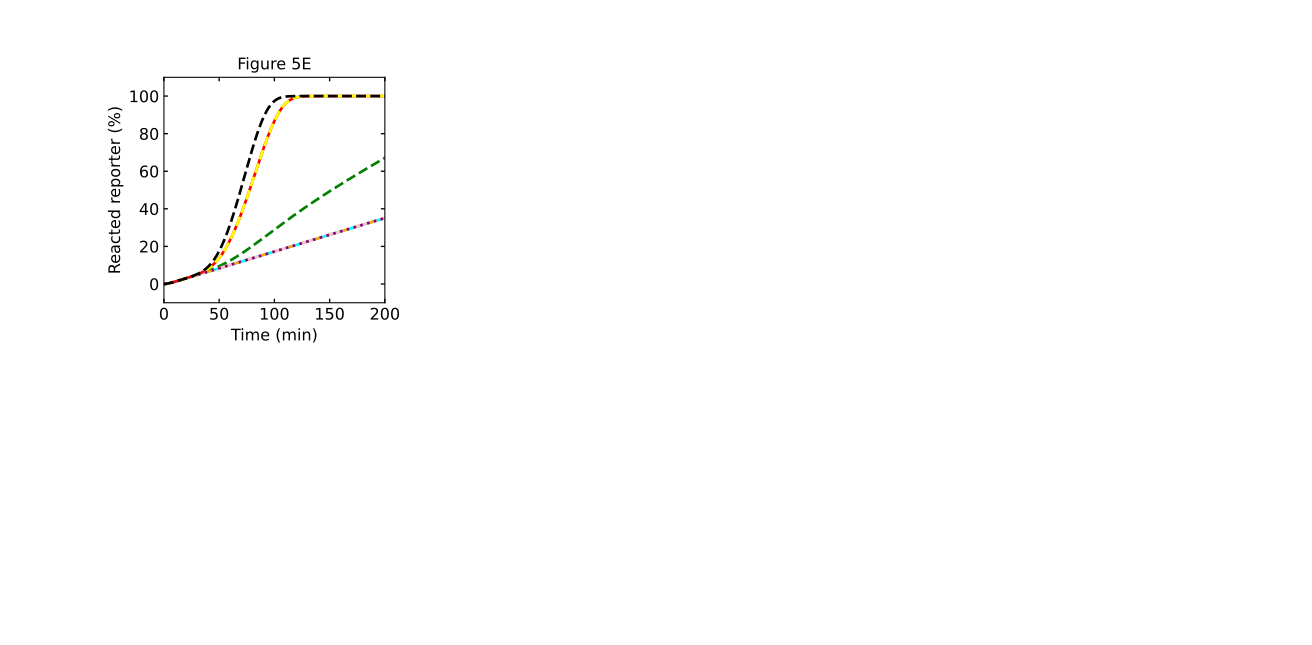

The script that drew this image:
# -*- coding: utf-8 -*-
"""
Created on Wed Jul  6 15:25:06 2022

@author: tnm12
"""
import numpy as np
import matplotlib.pyplot as plt
from matplotlib.ticker import MaxNLocator

import sys
import Simulatorv2021 as RSDs #import version 2.0.2.1 of simulator
    
fs = 12

csl =['aqua','green','orange','pink','red','yellow','purple','black']

plotType = ['-','--','--','-.','-','--',':','--']

'''
##############################################################################
Simulations
##############################################################################
'''

t_sim = np.linspace(0,6,1001)*3600 # seconds

k_txn = 0.01 #transcription rate

REP_con = 500 #reporter concentration

IN3 = [0,25, 0, 0,25,25, 0,25]
IN4 = [0, 0,25, 0,25, 0,25,25] #input template
IN5 = [0, 0, 0,25, 0,25,25,25]

model = RSDs.RSD_sim(5) # define the model instance and # of domains

# specify species involved in the reaction
model.molecular_species('gate{4,1}',DNA_con=25)
model.molecular_species('gate{5,1}',DNA_con=25)
model.molecular_species('ag{3&1,2}',DNA_con=25)
model.molecular_species('reporter{2}',DNA_con=REP_con)

model.global_rate_constants(ktxn=k_txn) #globally changes transcription rates


for n in range(len(IN3)):
   model.molecular_species('input{3}',DNA_con=IN3[n])
   model.molecular_species('input{4}',DNA_con=IN4[n])
   model.molecular_species('input{5}',DNA_con=IN5[n])
    
    # simulate the model (input is simulation time)
   model.simulate(t_sim)
    
    # pull out the species from the model solution to plot
   S2 = model.output_concentration('S{2}')
    
   fs = 12
    
   plt.subplot(2,4,1)
   plt.plot(model.t/60,(S2/REP_con)*100,color=csl[n],linewidth=2,linestyle=plotType[n])

plt.xticks(fontsize=fs)
plt.yticks(fontsize=fs)
plt.ylim(-10,110)
plt.xlim(0,200)
ax1 = plt.gca()
ax1.xaxis.set_tick_params(which='both',size=3,width=1,direction='in',top='on')
#ax1.xaxis.set_major_locator(MaxNLocator(integer=True))
ax1.yaxis.set_tick_params(which='both',size=3,width=1,direction='in',right='on')
plt.xlabel('Time (min)',fontsize=fs)
plt.ylabel('Reacted reporter (%)',fontsize=fs)
plt.title('Figure 5E')
